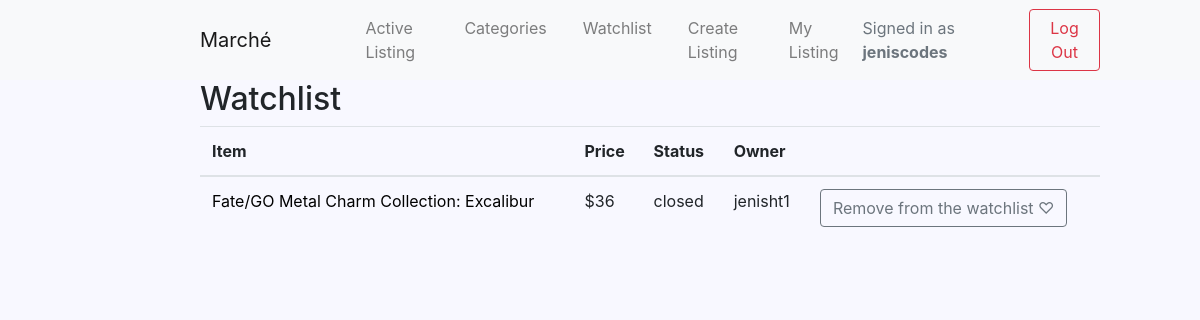
Page /watchlist (signed in) on the committed database.
### auctions/models.py (models this page shows, shortened)
class User(AbstractUser):
    pass

class Watchlist(models.Model):
    litem=models.ForeignKey(Listing, on_delete=models.CASCADE, related_name="witems")
    luser=models.ForeignKey(User, on_delete=models.CASCADE, related_name="wuser")

class Listing(models.Model):
    title=models.CharField(max_length=64)
    description=models.CharField(max_length=100)
    price=models.IntegerField()
    Image=models.CharField(max_length=100)
    category=models.CharField(max_length=64)
    owner=models.ForeignKey(User, on_delete=models.CASCADE, related_name="items")
    status=models.CharField(max_length=64)

### auctions/views.py (the view)
# urls.py: path("watchlist", views.watchlist, name="watchlist"),
@login_required(login_url='/login')
def watchlist(request):
    if request.method=="POST":
        id=request.POST.get("remove")
        listitem=Watchlist.objects.get(pk=id)
        listitem.delete()
        wlist=request.user.wuser.all()
        return render(request,"auctions/watchlist.html",{
        "wlist":wlist})
    else:
        wlist=request.user.wuser.all()
        return render(request,"auctions/watchlist.html",{
        "wlist":wlist})

### auctions/templates/auctions/watchlist.html (shortened to what this page needs)
{% extends "auctions/layout.html" %}
  {% block body %}
  <div class="padding">
    <h2> Watchlist</h2>
        {% if wlist %}
        <table class="table">
  <tr>
    <th> Item </th>
    <th> Price </th>
    <th> Status </th>
    <th> Owner </th>
    <th>  </th>
    </tr>
  <tbody>
    {% for list in wlist %}
    <tr>
      <td> <a href="{% url 'item' list.litem.id %}" style="color:black">{{list.litem.title}} </a> </td>
      <td>${{list.litem.price}}</td>
      <td>{{list.litem.status}}</td>
      <td>{{list.litem.owner}}</td>
      <td>
        <form action="{% url 'watchlist'  %}" method="post">
        <button class="btn btn-outline-secondary"   type="submit" name="remove" value="{{ list.id }}"> Remove from the watchlist &#x2661; </button>
        </form>
      </td>
    </tr>
  </tbody>
</table>
{% endfor %}
    {% else %}
    <br>
    <br>
  <h3>&ensp;  No items has been added in the watchlist. </h3>
      {% endif %}
</div>
{% endblock %}

### auctions/templates/auctions/layout.html (shortened to what this page needs)
{% load static %}
<!DOCTYPE html>
<html lang="en">
    <head>
        <link rel="stylesheet" href="https://stackpath.bootstrapcdn.com/bootstrap/4.4.1/css/bootstrap.min.css">
        <link href="{% static 'auctions/styles.css' %}" rel="stylesheet">
    </head>
    <body>
      <nav class="navbar navbar-expand-lg navbar-light bg-light padding" >
  <a class="navbar-brand" href="#">Marché</a>
  <div class="collapse navbar-collapse" id="navbarTogglerDemo02">
    <ul class="navbar-nav mr-auto mt-2 mt-lg-0">
      <li class="nav-item ">
        <a class="nav-link" href="{% url 'index' %}">Active Listing</a>
      </li>
      <li class="nav-item">
        <a class="nav-link" href="{% url 'categories' %}">Categories</a>
      </li>
      <li class="nav-item">
        <a class="nav-link" href="{% url 'watchlist' %}">Watchlist</a>
      </li>
      <li class="nav-item">
        <a class="nav-link" href="{% url 'create' %}">Create Listing</a>
      </li>
      <li class="nav-item">
        <a class="nav-link" href="{% url 'mylist' %}">My Listing</a>
      </li>
    </ul>
    {% if user.is_authenticated %}
 <a class="nav-link disabled" href="#">Signed in as <strong>{{ user.username }}</strong></a>
    <form class="form-inline my-2 my-lg-0" action={% url 'logout' %}>
      <button class="btn btn-outline-danger" type="submit">Log Out</button>
    </form>
{% else %}
<a class="nav-link disabled" href="#"> Not signed in </a>
<form class="form-inline my-2 my-lg-0" action={% url 'login' %}>
  <button class="btn btn-outline-success my-2 my-sm-0" type="submit">Log In</button>
</form>
{% endif %}
</nav>
        {% block body %}
        {% endblock %}
    </body>
</html>

### auctions/static/auctions/styles.css (style rules this page uses)
body { background-color: #F8F8FF; }
.padding { padding-left: 200px; padding-right: 100px; }
.nav-item { padding-left: 20px; font-size:10; }
.navbar-brand { padding-right: 50px; }

### rows in the picture
User: username "jeniscodes"
Watchlist: litem "Fate/GO Metal Charm Collection: Excalibur", litem.price "36", litem.status "closed", litem.owner "jenisht1", {{ list.id }} 28 (drawn)
